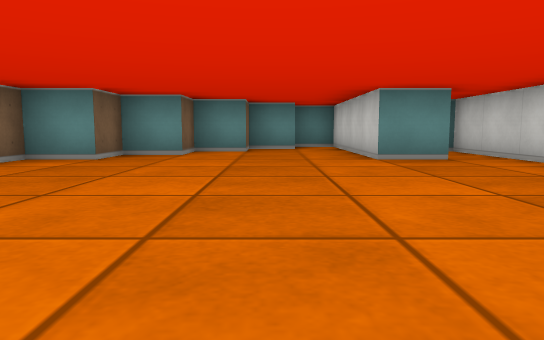
[1] (above)

15 first-person views from a walk through a cub3D ray-caster map. The camera is about half as high as the walls, tilts 6° down and sees 70° across. The floor is counted in squares. Each view is taken from the middle of a square. On the plan, view 1 faces up. The plan holds only what a view shows up to about 9 squares ahead; the rest is blank.

[2]
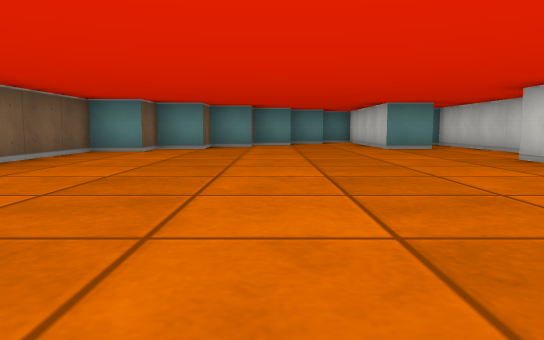

[3]
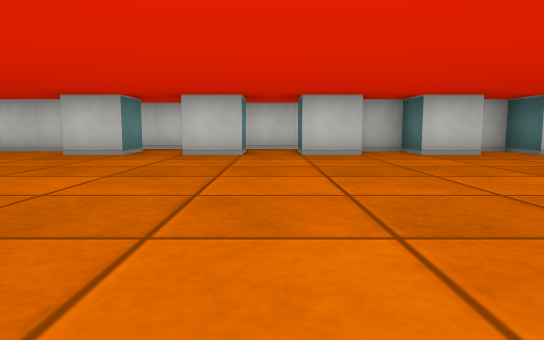

[4]
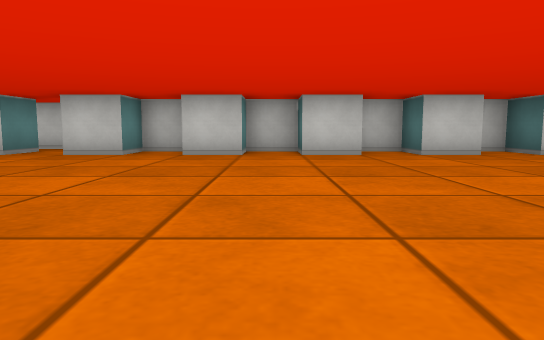

[5]
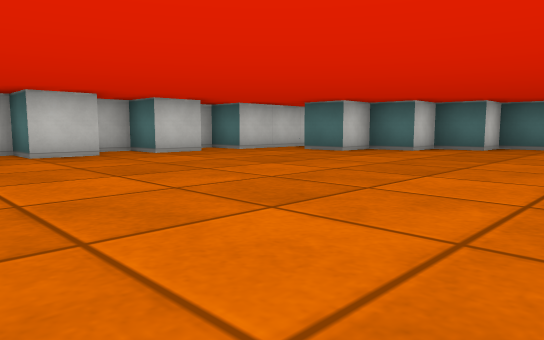

[6]
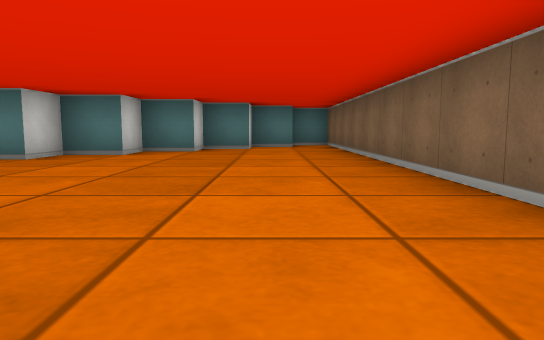

[7]
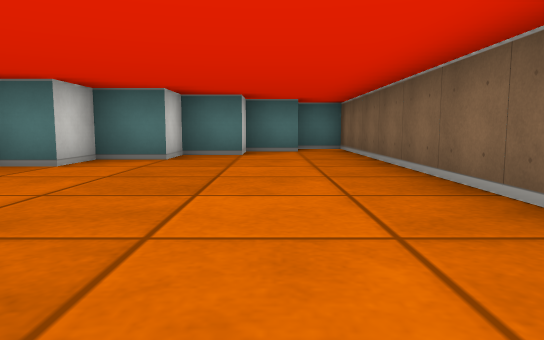

[8]
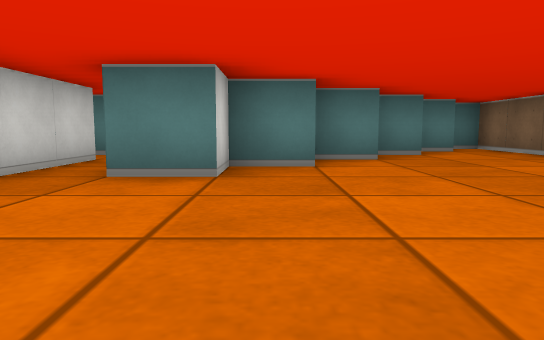

[9]
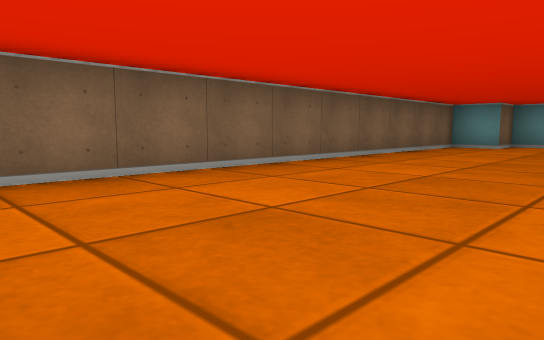

[10]
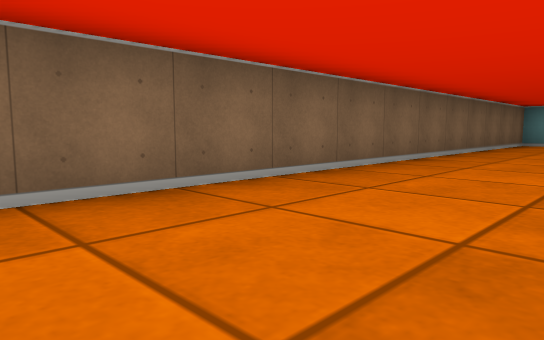

[11]
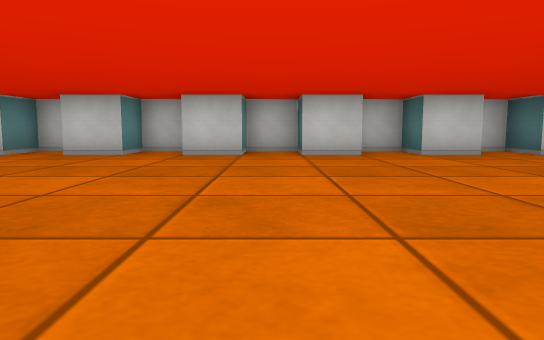

[12]
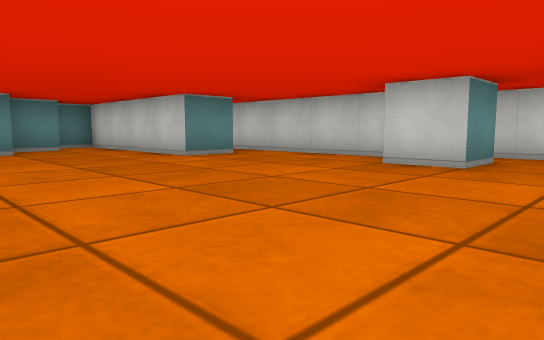

[13]
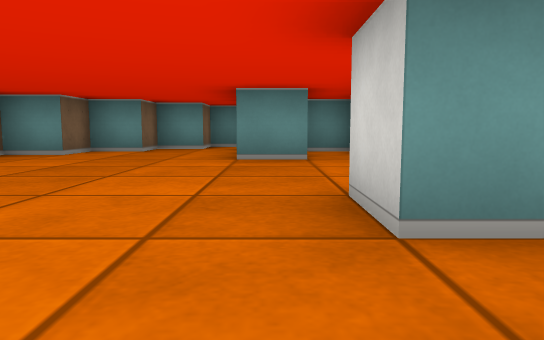

[14]
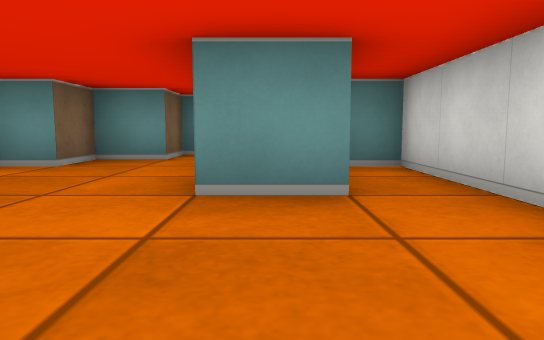

[15]
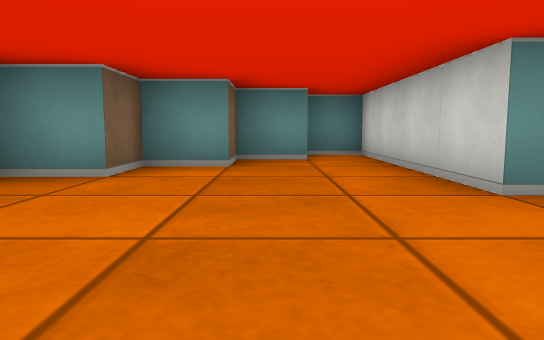

### Floor plan
Points are (right, up) in squares from view 1. A wall is a line through its corners. A room is listed if a view was taken in it or the views show most of it. See-through windows are left out.
Room 1 (views 1, 2, 3, 4, 5, 6, 7, 8, 9, 10, 11, 12, 13, 14, 15)
walls: (2.5, -2.5) (2.5, -1.5) (3.5, -1.5); (3.5, -3.5) (3.5, -2.5); (3.5, -0.5) (2.5, -0.5) (2.5, 0.5); (2.5, -8.6) (2.5, -7.5) (3.5, -7.5) (3.5, -6.5) (2.5, -6.5) (2.5, -5.5) (3.5, -5.5) (3.5, -4.5) (2.5, -4.5) (2.5, -3.5); (4.5, -1.6) (4.5, 1.9); (-4.5, -9) (-4.5, -17.5) (-3.5, -17.5); (3.6, 1.5) (2.5, 1.5) (2.5, 2.5); (2.5, -10.6) (2.5, -9.5) (3.5, -9.5) (3.5, -8.6); (3.5, 3) (3.5, 7.5) (2.6, 7.5); (2.6, 5.5) (1.5, 5.5) (1.5, 9.5) (0.5, 9.5) (0.5, 8.5) (-0.5, 8.5) (-0.5, 7.5) (-1.5, 7.5) (-1.5, 6.5) (-2.5, 6.5) (-2.5, 5.5) (-3.5, 5.5) (-3.5, 4.5) (-4.5, 4.5) (-4.5, -6.6); (2.5, -14.5) (2.5, -11.5) (3.5, -11.5) (3.5, -11); (-3.6, -16.5) (-2.5, -16.5) (-2.5, -15.5) (-1.5, -15.5) (-1.5, -14.5) (-0.5, -14.5) (-0.5, -13.5) (0.5, -13.5) (0.5, -12.5) (1.5, -12.5)

Positions as (right, up) in squares from view 1, and headings:
1: (0, 0), facing up
2: (-1, -3), facing up
3: (-4, -1), facing right
4: (-4, -5), facing right
5: (-4, -6), facing down-right
6: (-3, -7), facing down
7: (-3, -9), facing down
8: (0, -9), facing down
9: (-1, -5), facing up-left
10: (-2, -7), facing up-left
11: (-4, -7), facing right
12: (-2, 0), facing up-right
13: (2, 0), facing up
14: (2, 3), facing up
15: (0, 3), facing up
